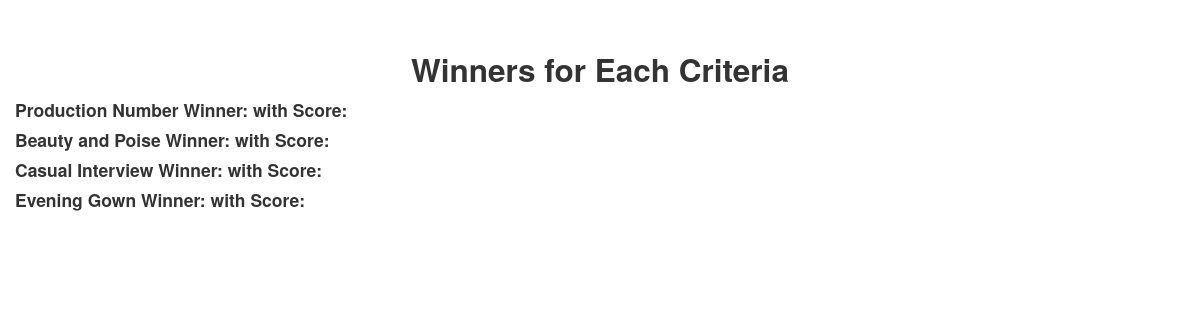
The app's page /criteria_winner.php?mainevent_id=17 (signed in) with its own data.
### tables this page shows
CREATE TABLE `criteria` (
  `criteria_id` int(11) NOT NULL,
  `subevent_id` int(11) NOT NULL,
  `criteria` text NOT NULL,
  `percentage` int(11) NOT NULL,
  `criteria_ctr` int(11) NOT NULL
);

### criteria_winner.php (the view, shortened to what this page needs)
<!DOCTYPE html>
<html lang="en">
<head>
</head>
<body>
<div class="container">
    <div class="row">
        <div class="span12">
            <center>
                <h2>Winners for Each Criteria</h2>
            </center>
            <?php
            include('header2.php');
            include('session.php');
            $event_id = $_GET['mainevent_id'];
            $judge_id = $_GET['judge_id'];
            $criteria_query = $conn->query("select * from criteria where subevent_id='$event_id' ORDER BY criteria_ctr ASC");
            while ($crit_row = $criteria_query->fetch()) {
                $winnerQuery = $conn->query("SELECT contestants.fname, contestants.lname, sub_results.total_score FROM sub_results
                                            INNER JOIN contestants ON sub_results.contestant_id = contestants.contestant_id
                                            WHERE sub_results.subevent_id='$event_id' AND sub_results.judge_id='$judge_id'
                                            ORDER BY sub_results.criteria_ctr" . $crit_row['criteria_ctr'] . " DESC LIMIT 1");
                $winner = $winnerQuery->fetch();
                echo "<h4>" . $crit_row['criteria'] . " Winner: " . $winner['fname'] . " " . $winner['lname'] . " with Score: " . $winner['total_score'] . "</h4>";
            }
            ?>
        </div>
    </div>
</div>
</body>
</html>

### assets/css/docs1.css (style rules this page uses)
body { position: relative; padding-top: 40px; }

### yearpicker.css (style rules this page uses)
:root { --background-color: #fff; --border-color: #ccc; --text-color: #555; --selected-text-color: rgb(56, 241, 164); --hover-background-color: #eee; }

### records on screen
criteria: criteria "Production Number"
criteria: criteria "Beauty and Poise"
criteria: criteria "Casual Interview"
criteria: criteria "Evening Gown"
